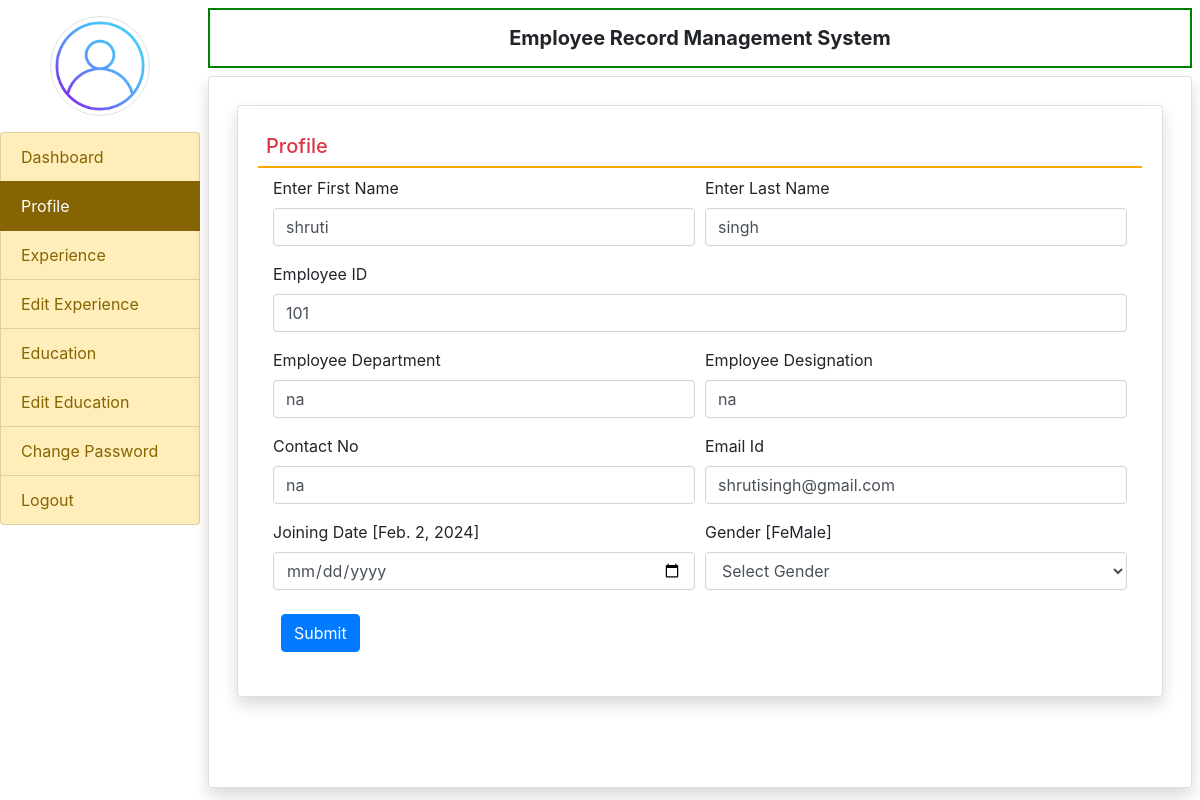
Page /profile/ (signed in) on the committed database.
### employee/models.py (models this page shows, shortened)
class EmployeeDetail(models.Model):
    user = models.ForeignKey(User,on_delete=models.CASCADE)
    empcode = models.CharField(max_length=50)
    empdept = models.CharField(max_length=50, null=True)
    designation = models.CharField(max_length=100, null=True)
    contact = models.CharField(max_length=15, null=True)
    gender = models.CharField(max_length=50, null=True)
    joiningdate = models.DateField(null=True)

### employee/views.py (the view, shortened to what this page needs)
# urls.py: path('profile/',profile, name='profile'),
def profile(request):
    if not request.user.is_authenticated:
        return redirect('emp_login')
    error = ""
    user = request.user
    try:
        employee = EmployeeDetail.objects.get(user=user)
    except EmployeeDetail.DoesNotExist:
        raise Http404("EmployeeDetail does not exist for this user.")
    return render(request, 'profile.html', locals())

### employee/templates/profile.html (shortened to what this page needs)
{% extends 'emp_base.html'%}
{% block main%}
<div class="card shadow m-2">
    <div class="card-body">
        <h5 class="p-2 text-danger" style="border-bottom:2px solid orange">Profile </h5>
        <div class="container-fluid">
            <form method="post">
                <div class="form-row">
                    <div class="col-sm-6">
                        <div class="form-group">
                            <label>Enter First Name</label><input type="text" name="firstname" class="form-control"
                                pattern="[A-Za-z]+" value="{{employee.user.first_name}}">
                        </div>
                    </div>
                    <div class="col-sm-6">
                        <div class="form-group">
                            <label>Enter Last Name</label><input type="text" name="lastname" class="form-control"
                                pattern="[A-Za-z]+" value="{{employee.user.last_name}}">
                        </div>
                    </div>
                    <div class="col-sm-12">
                        <div class="form-group">
                            <label>Employee ID</label><input type="text" name="empcode" class="form-control"
                                pattern="[0-9]+" value="{{employee.empcode}}">
                        </div>
                    </div>
                    <div class="col-sm-6">
                        <div class="form-group">
                            <label>Employee Department</label><input type="text" name="department" class="form-control"
                                value="{{employee.empdept}}">
                        </div>
                    </div>
                    <div class="col-sm-6">
                        <div class="form-group">
                            <label>Employee Designation</label><input type="text" name="designation"
                                class="form-control" value="{{employee.designation}}">
                        </div>
                    </div>
                    <div class="col-sm-6">
                        <div class="form-group">
                            <label>Contact No</label><input type="text" name="contact" class="form-control"
                                value="{{employee.contact}}">
                        </div>
                    </div>
                    <div class="col-sm-6">
                        <div class="form-group">
                            <label>Email Id</label><input type="email" name="email" class="form-control"
                                value="{{employee.user.username}}">
                        </div>
                    </div>
                    <div class="col-sm-6">
                        <div class="form-group">
                            <label>Joining Date [{{employee.joiningdate}}]</label><input type="date" name="jdate"
                                class="form-control">
                        </div>
                    </div>
                    <div class="col-sm-6">
                        <div class="form-group">
                            <label>Gender [{{employee.gender}}]</label>
                            <select name="gender" class="form-control">
                                <option value="None">Select Gender</option>
                            </select>
                        </div>
                    </div>
                </div>
                <input type="submit" value="Submit" class="m-2 btn btn-primary">
            </form>
        </div>
    </div>
</div>
{% endblock%}

### rows in the picture
EmployeeDetail: firstname "shruti", lastname "singh", empcode "101", department "na", designation "na", contact "na", email "shrutisingh@gmail.com", joiningdate "Feb. 2, 2024", gender "FeMale"
